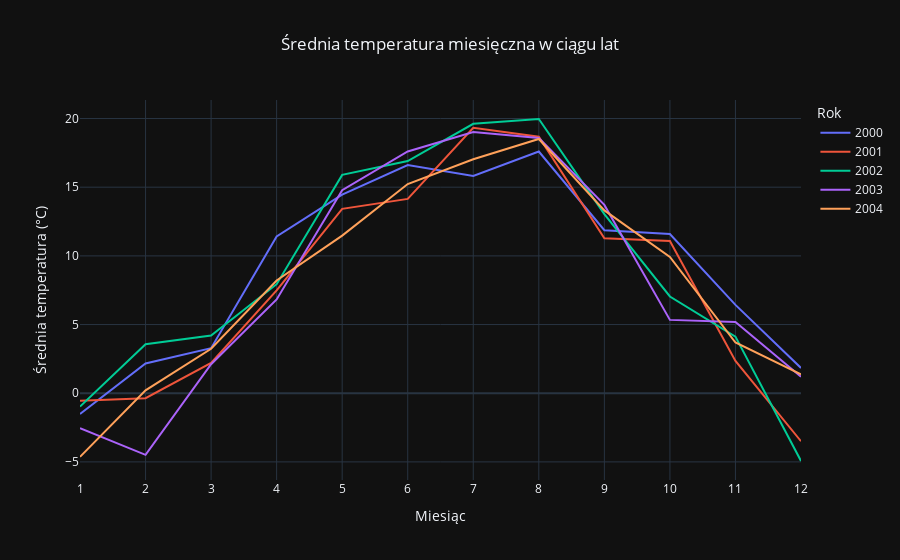

Notebook cell for this chart:
### Code cell
df_wczesne_lata=df[df['Year']<2005]

fig = px.line(df_wczesne_lata, x='Month', y='AvgTemp', color='Year',
              title='Średnia temperatura miesięczna w ciągu lat',
              labels={
                  'Month': 'Miesiąc',
                  'AvgTemp': 'Średnia temperatura (°C)',
                  'Year': 'Rok'
              })

# Poprawa czytelności wykresu i wycentrowanie tytułu
fig.update_layout(title_x=0.5,
                  xaxis=dict(tickmode='array', tickvals=list(range(1, 13))),
                  xaxis_title='Miesiąc',
                  yaxis_title='Średnia temperatura (°C)')

# Wyświetlenie wykresu
fig.show()

### Figure 1 — Plotly figure (JSON) as saved in the notebook; plotly's stock layout.template omitted (floating-point values rounded to 4 significant figures)
{"data": [{"hovertemplate": "Rok=2000<br>Miesiąc=%{x}<br>Średnia temperatura (°C)=%{y}<extra></extra>", "legendgroup": "2000", "line": {"color": "#636efa", "dash": "solid"}, "marker": {"symbol": "circle"}, "mode": "lines", "name": "2000", "orientation": "v", "showlegend": true, "x": [1, 2, 3, 4, 5, 6, 7, 8, 9, 10, 11, 12], "xaxis": "x", "y": [-1.506, 2.165, 3.275, 11.41, 14.46, 16.61, 15.82, 17.6, 11.87, 11.6, 6.431, 1.843], "yaxis": "y", "type": "scatter"}, {"hovertemplate": "Rok=2001<br>Miesiąc=%{x}<br>Średnia temperatura (°C)=%{y}<extra></extra>", "legendgroup": "2001", "line": {"color": "#EF553B", "dash": "solid"}, "marker": {"symbol": "circle"}, "mode": "lines", "name": "2001", "orientation": "v", "showlegend": true, "x": [1, 2, 3, 4, 5, 6, 7, 8, 9, 10, 11, 12], "xaxis": "x", "y": [-0.5468, -0.3664, 2.208, 7.487, 13.43, 14.15, 19.33, 18.67, 11.28, 11.08, 2.354, -3.496], "yaxis": "y", "type": "scatter"}, {"hovertemplate": "Rok=2002<br>Miesiąc=%{x}<br>Średnia temperatura (°C)=%{y}<extra></extra>", "legendgroup": "2002", "line": {"color": "#00cc96", "dash": "solid"}, "marker": {"symbol": "circle"}, "mode": "lines", "name": "2002", "orientation": "v", "showlegend": true, "x": [1, 2, 3, 4, 5, 6, 7, 8, 9, 10, 11, 12], "xaxis": "x", "y": [-0.9691, 3.566, 4.202, 7.938, 15.9, 16.9, 19.61, 19.97, 13.04, 7.044, 4.122, -4.935], "yaxis": "y", "type": "scatter"}, {"hovertemplate": "Rok=2003<br>Miesiąc=%{x}<br>Średnia temperatura (°C)=%{y}<extra></extra>", "legendgroup": "2003", "line": {"color": "#ab63fa", "dash": "solid"}, "marker": {"symbol": "circle"}, "mode": "lines", "name": "2003", "orientation": "v", "showlegend": true, "x": [1, 2, 3, 4, 5, 6, 7, 8, 9, 10, 11, 12], "xaxis": "x", "y": [-2.551, -4.488, 2.108, 6.826, 14.79, 17.6, 19.01, 18.59, 13.71, 5.34, 5.187, 1.198], "yaxis": "y", "type": "scatter"}, {"hovertemplate": "Rok=2004<br>Miesiąc=%{x}<br>Średnia temperatura (°C)=%{y}<extra></extra>", "legendgroup": "2004", "line": {"color": "#FFA15A", "dash": "solid"}, "marker": {"symbol": "circle"}, "mode": "lines", "name": "2004", "orientation": "v", "showlegend": true, "x": [1, 2, 3, 4, 5, 6, 7, 8, 9, 10, 11, 12], "xaxis": "x", "y": [-4.634, 0.2115, 3.24, 8.211, 11.48, 15.23, 17.03, 18.51, 13.31, 9.928, 3.693, 1.371], "yaxis": "y", "type": "scatter"}], "layout": {"xaxis": {"anchor": "y", "domain": [0.0, 1.0], "title": {"text": "Miesiąc"}, "tickmode": "array", "tickvals": [1, 2, 3, 4, 5, 6, 7, 8, 9, 10, 11, 12]}, "yaxis": {"anchor": "x", "domain": [0.0, 1.0], "title": {"text": "Średnia temperatura (°C)"}}, "legend": {"title": {"text": "Rok"}, "tracegroupgap": 0}, "title": {"text": "Średnia temperatura miesięczna w ciągu lat", "x": 0.5}}}
